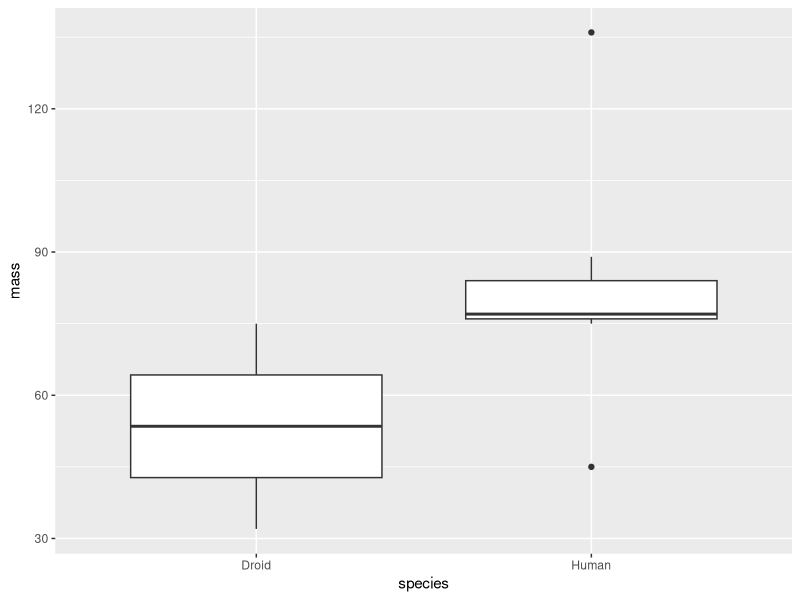
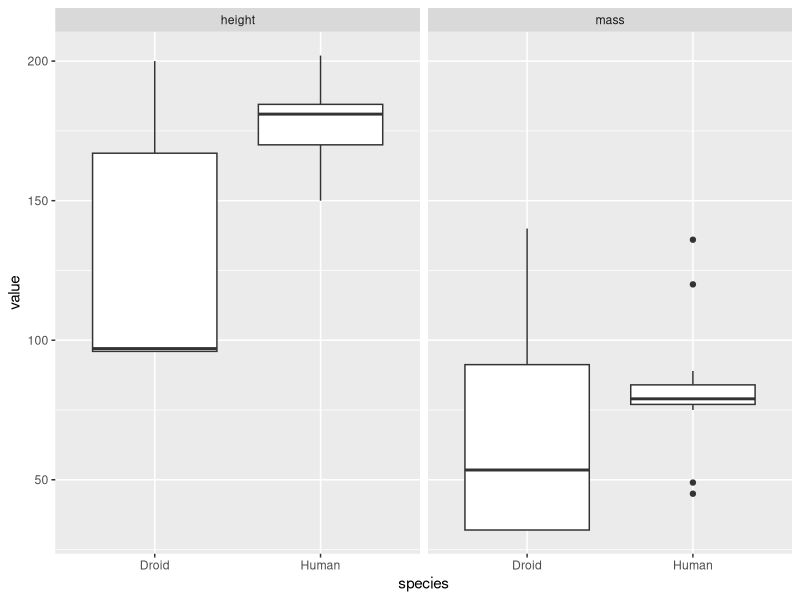
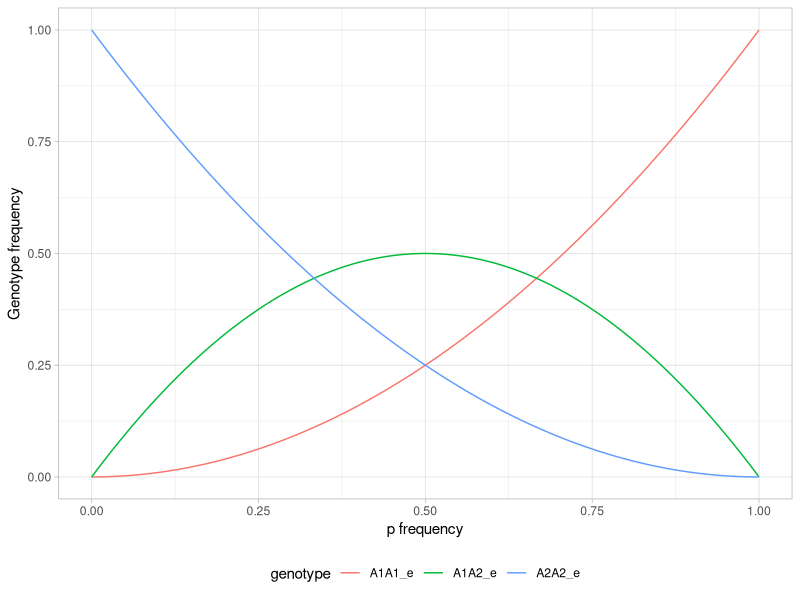
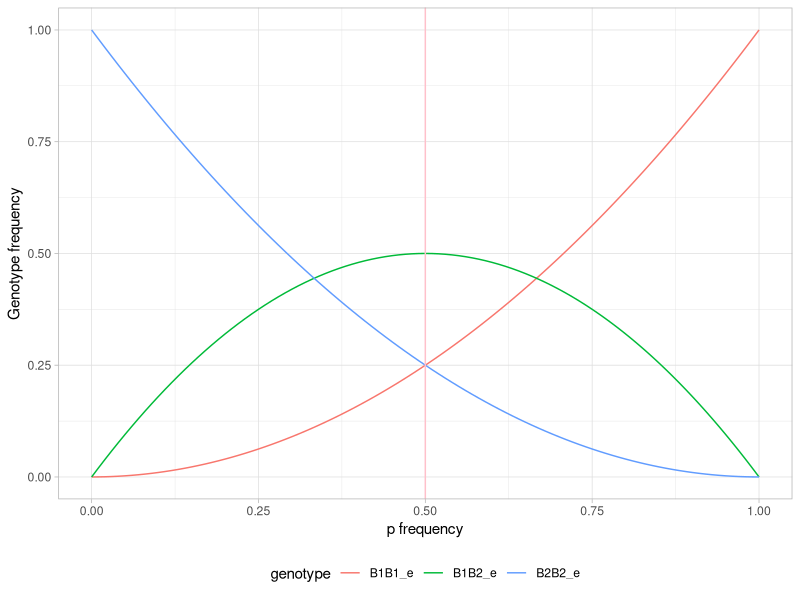
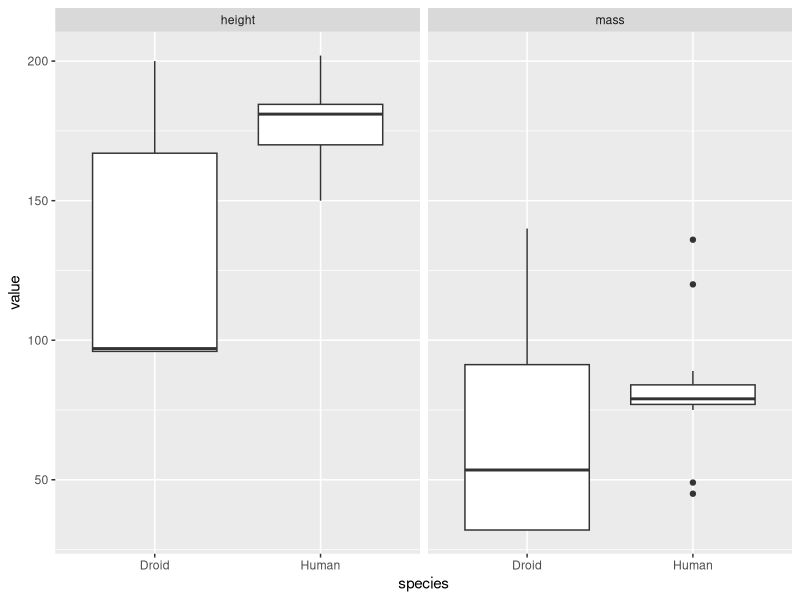

Here is the R script that generated these plots, in order:
## ---- chunk 1
knitr::opts_chunk$set(echo = TRUE)
library(tidyverse)
## ---- chunk 2
starwars <- dplyr::starwars

hde <- starwars %>% filter(species == c("Human","Droid","Ewok"))
a <- ggplot(hde, aes(species, mass))
a + geom_boxplot()





hd <- starwars %>% subset(species == "Human" | species == "Droid")
hd <- hd %>% select(name, height, mass, species)
hd_g <- hd %>% gather(key = "measurement", value = "value", -name, -species)
filter(hd_g, name == "R2-D2")
a <-  ggplot(hd_g, aes(species, value)) + geom_boxplot()
a + facet_grid(~measurement)
ggsave("./myplot.pdf", plot = last_plot(), device = "pdf")
## ---- chunk 3
# generate a range for p
p <- seq(0, 1, 0.01)
# and also for q
q <- 1 - p
A1A1_e <- p^2
A1A2_e <- 2 * (p * q)
A2A2_e <- q^2
genoFreqDf <- as_tibble(cbind(p, q, A1A1_e, A1A2_e, A2A2_e))
genoFreqDf
genoFreqDf <- gather(genoFreqDf, key = "genotype", value = "freq", -p, -q)
genoFreqDf
a <- ggplot(genoFreqDf, aes(p, freq, colour = genotype)) + geom_line()
a <-a + ylab("Genotype frequency") + xlab("p frequency")
a + theme_light() + theme(legend.position = "bottom")
## ---- chunk 4
table1 <- matrix(c(0,0.071,0,0.571,0.357,0,0.001,0.056,0.013,0.617,0.281,0.032),nrow = 6,ncol = 2)
chisq.test(table1)
## ---- chunk 5
B1B1_o <- 80
B1B2_o <- 20
B2B2_o <- 100
observedGenotypeNumber <- c(B1B1_o, B1B2_o, B2B2_o)
n <- 2*sum(observedGenotypeNumber)
p <- (2*(B1B1_o) + B1B2_o)/n
q <- (2*(B2B2_o) + B1B2_o)/n
B1B1_e <- p^2
B1B2_e <- 2 * (p * q)
B2B2_e <- q^2
expectedGenotypeFreq <- c(B1B1_e, B1B2_e, B2B2_e)
expectedGenotypeNumber <- expectedGenotypeFreq * sum(B1B1_o, B1B2_o, B2B2_o)
chisq.test(observedGenotypeNumber, p = expectedGenotypeFreq)

## ---- chunk 6
p=0.5
q=1-p
B1B1_e <- p^2
B1B2_e <- 2 * (p * q)
B2B2_e <- q^2
expectedGenotypeFreq <- c(B1B1_e, B1B2_e, B2B2_e)
genoFreqDf <- as_tibble(cbind(p, q, B1B1_e, B1B2_e, B2B2_e))
genoFreqDf <- gather(genoFreqDf, key = "genotype", value = "freq", -p, -q)
exceptnumber = 150* genoFreqDf$freq
exceptnumber 
## ---- chunk 7
p <- seq(0, 1, 0.01)
q <- 1 - p
B1B1_e <- p^2
B1B2_e <- 2 * (p * q)
B2B2_e <- q^2
expectedGenotypeFreq <- c(B1B1_e, B1B2_e, B2B2_e)
genoFreqDf <- as_tibble(cbind(p, q, B1B1_e, B1B2_e, B2B2_e))
genoFreqDf <- gather(genoFreqDf, key = "genotype", value = "freq", -p, -q)
a <- ggplot(genoFreqDf, aes(p, freq, colour = genotype)) + geom_line()
a <-a + ylab("Genotype frequency") + xlab("p frequency")
a + theme_light() + theme(legend.position = "bottom")+
  geom_vline(xintercept = 0.5,colour="pink")
